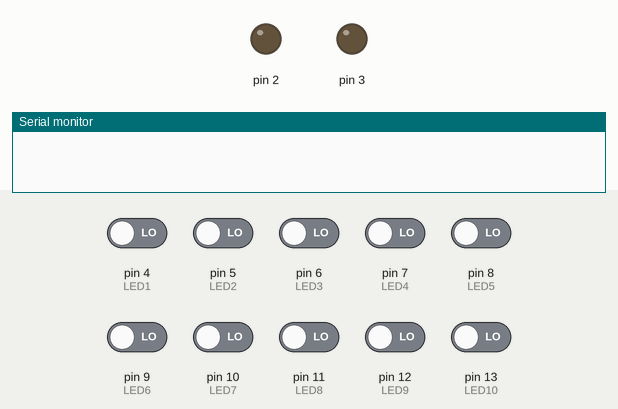
This sketch was run on a simulated Arduino Uno, built with avr-gcc and run on an emulated ATmega328P. Parts: output pins drawn as LEDs (lit = HIGH), the last lines printed to the serial monitor. Inputs (shaded band) come from the test bench; at power-on: pin 4 (LED1), pin 5 (LED2), pin 6 (LED3), pin 7 (LED4), pin 8 (LED5), pin 9 (LED6), pin 10 (LED7), pin 11 (LED8), pin 12 (LED9), pin 13 (LED10) LOW.

Above: at 0.1 s.
At 46.4 s:
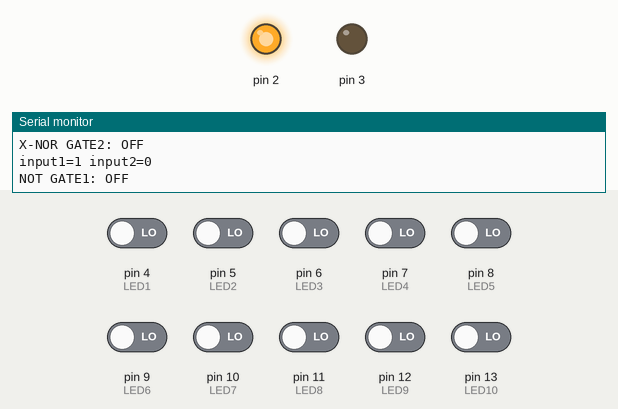
At 76.6 s:
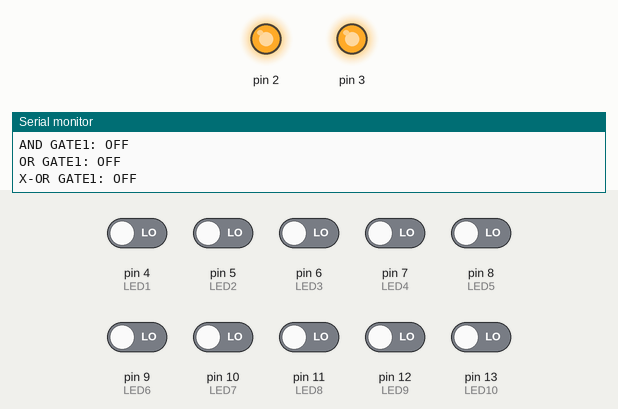
At 122.9 s:
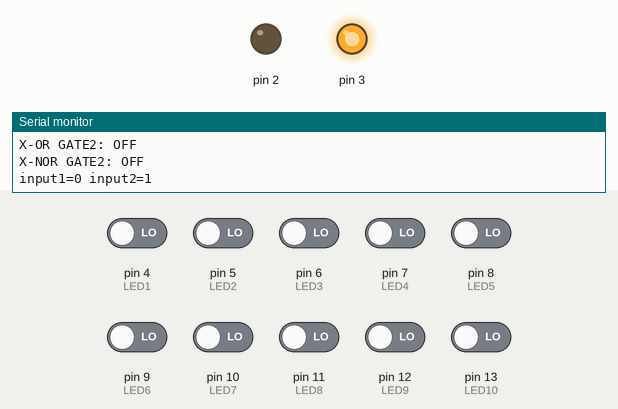
Timing chart, 0 to 124.4 s (numbered marks = the images above):
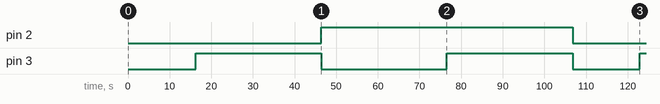

The sketch:

DELC02.ino
```cpp
/*
 Digital Electronics & Circuit Lab02
  Author: Sayed Mohammed Tasmimul Huda
  Khulna Univarsity of Engineering and Technology
*/

#define ip1 2    //input pin1 for circuit
#define ip2 3    // input pin2 fpr circuit

#define LED1 4   //NOT GATE1 OUTPUT FOR NAND GATE
#define LED2 5   //NOT GATE2 OUTPUT FOR NAND GATE

#define LED3 6   //AND GATE1 OUTPUTy FOR NAND GATE
#define LED4 7   //AND  GATE2 OUTPUT FOR NAND GATE

#define LED5 8   //OR GATE1 OUTPUT FOR NAND GATE
#define LED6 9   //OR GATE2 OUTPUT FOR NOR GATE

#define LED7 10  //X-OR GATE1 OUTPUT FOR NOR GATE
#define LED8 11  //X-OR  GATE2 OUTPUT FOR NOR GATE

#define LED9 12  //X-NOR GATE1 OUTPUT FOR NOR GATE
#define LED10 13 //X-NOR GATE2 OUTPUT FOR NOR GATE


void setup()
{
  pinMode(2,OUTPUT);
  pinMode(3,OUTPUT);
  pinMode(LED1,INPUT);
  pinMode(LED2,INPUT);
  pinMode(LED3,INPUT);
  pinMode(LED4,INPUT);
  pinMode(LED5,INPUT);
  pinMode(LED6,INPUT);
  pinMode(LED7,INPUT);
  pinMode(LED8,INPUT);
  pinMode(LED9,INPUT);
  pinMode(LED10,INPUT);

}

void loop()
{
  Serial.begin(9600);
  delay(100);
  //delay(15000);

  int L1=digitalRead(4); //L for LED
  int L2=digitalRead(5);
  int L3=digitalRead(6);
  int L4=digitalRead(7);
  int L5=digitalRead(8);
  int L6=digitalRead(9);
  int L7=digitalRead(10);
  int L8=digitalRead(11);
  int L9=digitalRead(12);
  int L10=digitalRead(13);

  Serial.println(' ');
  Serial.print("input1=0 input2=0");
  digitalWrite(2,LOW);
  digitalWrite(3,LOW);

  Serial.println(' ');
  Serial.print("NOT GATE1: ");
  if(digitalRead(4)==HIGH)
  Serial.print("ON");
  else if(digitalRead(4)==LOW)
  Serial.print("OFF");
  Serial.println(' ');
  Serial.print("AND GATE1: ");
  if(digitalRead(6)==HIGH)
  Serial.print("ON");
  else if(digitalRead(6)==LOW)
  Serial.print("OFF");
  Serial.println(' ');
  Serial.print("OR GATE1: ");
  if(digitalRead(8)==HIGH)
  Serial.print("ON");
  else if(digitalRead(8)==LOW)
    Serial.print("OFF");
  Serial.println(' ');
   Serial.print("X-OR GATE1: ");
  if(digitalRead(10)==HIGH)
  Serial.print("ON");
  else if(digitalRead(10)==LOW)
    Serial.print("OFF");
  Serial.println(' ');
  Serial.print("X-NOR GATE1: ");
  if(digitalRead(12)==HIGH)
  Serial.print("ON");
  else if(digitalRead(12)==LOW)
  Serial.print("OFF");
  Serial.println(' ');

  Serial.println(' ');
  Serial.print("NOT GATE2: ");
  if(digitalRead(5)==HIGH)
  Serial.print("ON");
  else if(digitalRead(5)==LOW)
  Serial.print("OFF");
  Serial.println(' ');
  Serial.print("AND GATE2: ");
  if(digitalRead(7)==HIGH)
  Serial.print("ON");
  else if(digitalRead(7)==LOW)
  Serial.print("OFF");
  Serial.println(' ');
  Serial.print("OR GATE2: ");
  if(digitalRead(9)==HIGH)
  Serial.print("ON");
  else if(digitalRead(9)==LOW)
  Serial.print("OFF");
  Serial.println(' ');

  Serial.print("X-OR GATE2: ");
  if(digitalRead(11)==HIGH)
  Serial.print("ON");
  else if(digitalRead(11)==LOW)
  Serial.print("OFF");
  Serial.println(' ');

  Serial.print("X-NOR GATE2: ");
  if(digitalRead(13)==HIGH)
  Serial.print("ON");
  else if(digitalRead(13)==LOW)
  Serial.print("OFF");
  Serial.println(' ');
  //delay(15000);
  //delay(15000);
  //delay(15000);
  delay(15000);
  delay(1000);


  Serial.print("input1=0 input2=1");
  digitalWrite(2,LOW);
  digitalWrite(3,HIGH);

  Serial.println(' ');
  Serial.print("NOT GATE1: ");
  if(digitalRead(4)==HIGH)
  Serial.print("ON");
  else if(digitalRead(4)==LOW)
  Serial.print("OFF");
  Serial.println(' ');
  Serial.print("AND GATE1: ");
  if(digitalRead(6)==HIGH)
  Serial.print("ON");
  else if(digitalRead(6)==LOW)
  Serial.print("OFF");
  Serial.println(' ');
  Serial.print("OR GATE1: ");
  if(digitalRead(8)==HIGH)
  Serial.print("ON");
  else if(digitalRead(8)==LOW)
    Serial.print("OFF");
  Serial.println(' ');
   Serial.print("X-OR GATE1: ");
  if(digitalRead(10)==HIGH)
  Serial.print("ON");
  else if(digitalRead(10)==LOW)
    Serial.print("OFF");
  Serial.println(' ');
  Serial.print("X-NOR GATE1: ");
  if(digitalRead(12)==HIGH)
  Serial.print("ON");
  else if(digitalRead(12)==LOW)
  Serial.print("OFF");
  Serial.println(' ');

Serial.println(' ');
  Serial.print("NOT GATE2: ");
  if(digitalRead(5)==HIGH)
  Serial.print("ON");
  else if(digitalRead(5)==LOW)
  Serial.print("OFF");
  Serial.println(' ');
  Serial.print("AND GATE2: ");
  if(digitalRead(7)==HIGH)
  Serial.print("ON");
  else if(digitalRead(7)==LOW)
  Serial.print("OFF");
  Serial.println(' ');
  Serial.print("OR GATE2: ");
  if(digitalRead(9)==HIGH)
  Serial.print("ON");
  else if(digitalRead(9)==LOW)
  Serial.print("OFF");
  Serial.println(' ');

  Serial.print("X-OR GATE2: ");
  if(digitalRead(11)==HIGH)
  Serial.print("ON");
  else if(digitalRead(11)==LOW)
  Serial.print("OFF");
  Serial.println(' ');

  Serial.print("X-NOR GATE2: ");
  if(digitalRead(13)==HIGH)
  Serial.print("ON");
  else if(digitalRead(13)==LOW)
  Serial.print("OFF");
  Serial.println(' ');
  delay(15000);
  //delay(15000);
  //delay(15000);
  delay(15000);

 Serial.print("input1=1 input2=0");
 digitalWrite(2,HIGH);
 digitalWrite(3,LOW);

 Serial.println(' ');
  Serial.print("NOT GATE1: ");
  if(digitalRead(4)==HIGH)
  Serial.print("ON");
  else if(digitalRead(4)==LOW)
  Serial.print("OFF");
  Serial.println(' ');
  Serial.print("AND GATE1: ");
  if(digitalRead(6)==HIGH)
  Serial.print("ON");
  else if(digitalRead(6)==LOW)
  Serial.print("OFF");
  Serial.println(' ');
  Serial.print("OR GATE1: ");
  if(digitalRead(8)==HIGH)
  Serial.print("ON");
  else if(digitalRead(8)==LOW)
    Serial.print("OFF");
  Serial.println(' ');
   Serial.print("X-OR GATE1: ");
  if(digitalRead(10)==HIGH)
  Serial.print("ON");
  else if(digitalRead(10)==LOW)
    Serial.print("OFF");
  Serial.println(' ');
  Serial.print("X-NOR GATE1: ");
  if(digitalRead(12)==HIGH)
  Serial.print("ON");
  else if(digitalRead(12)==LOW)
  Serial.print("OFF");
  Serial.println(' ');

Serial.println(' ');
  Serial.print("NOT GATE2: ");
  if(digitalRead(5)==HIGH)
  Serial.print("ON");
  else if(digitalRead(5)==LOW)
  Serial.print("OFF");
  Serial.println(' ');
  Serial.print("AND GATE2: ");
  if(digitalRead(7)==HIGH)
  Serial.print("ON");
  else if(digitalRead(7)==LOW)
  Serial.print("OFF");
  Serial.println(' ');
  Serial.print("OR GATE2: ");
  if(digitalRead(9)==HIGH)
  Serial.print("ON");
  else if(digitalRead(9)==LOW)
  Serial.print("OFF");
  Serial.println(' ');

  Serial.print("X-OR GATE2: ");
  if(digitalRead(11)==HIGH)
  Serial.print("ON");
  else if(digitalRead(11)==LOW)
  Serial.print("OFF");
  Serial.println(' ');

  Serial.print("X-NOR GATE2: ");
  if(digitalRead(13)==HIGH)
  Serial.print("ON");
  else if(digitalRead(13)==LOW)
  Serial.print("OFF");
  Serial.println(' ');
  delay(15000);
  //delay(15000);
  //delay(15000);
  delay(15000);
  //delay(100);

  Serial.print("input1=1 input2=1");
  digitalWrite(2,HIGH);
  digitalWrite(3,HIGH);

  Serial.println(' ');
  Serial.print("NOT GATE1: ");
  if(digitalRead(4)==HIGH)
  Serial.print("ON");
  else if(digitalRead(4)==LOW)
  Serial.print("OFF");
  Serial.println(' ');
  Serial.print("AND GATE1: ");
  if(digitalRead(6)==HIGH)
  Serial.print("ON");
  else if(digitalRead(6)==LOW)
  Serial.print("OFF");
  Serial.println(' ');
  Serial.print("OR GATE1: ");
  if(digitalRead(8)==HIGH)
  Serial.print("ON");
  else if(digitalRead(8)==LOW)
    Serial.print("OFF");
  Serial.println(' ');
   Serial.print("X-OR GATE1: ");
  if(digitalRead(10)==HIGH)
  Serial.print("ON");
  else if(digitalRead(10)==LOW)
    Serial.print("OFF");
  Serial.println(' ');
  Serial.print("X-NOR GATE1: ");
  if(digitalRead(12)==HIGH)
  Serial.print("ON");
  else if(digitalRead(12)==LOW)
  Serial.print("OFF");
  Serial.println(' ');

Serial.println(' ');
  Serial.print("NOT GATE2: ");
  if(digitalRead(5)==HIGH)
  Serial.print("ON");
  else if(digitalRead(5)==LOW)
  Serial.print("OFF");
  Serial.println(' ');
  Serial.print("AND GATE2: ");
  if(digitalRead(7)==HIGH)
  Serial.print("ON");
  else if(digitalRead(7)==LOW)
  Serial.print("OFF");
  Serial.println(' ');
  Serial.print("OR GATE2: ");
  if(digitalRead(9)==HIGH)
  Serial.print("ON");
  else if(digitalRead(9)==LOW)
  Serial.print("OFF");
  Serial.println(' ');

  Serial.print("X-OR GATE2: ");
  if(digitalRead(11)==HIGH)
  Serial.print("ON");
  else if(digitalRead(11)==LOW)
  Serial.print("OFF");
  Serial.println(' ');

  Serial.print("X-NOR GATE2: ");
  if(digitalRead(13)==HIGH)
  Serial.print("ON");
  else if(digitalRead(13)==LOW)
  Serial.print("OFF");
  Serial.println(' ');
  delay(15000);
  delay(15000);
  //delay(15000);
  //delay(15000);
  //delay(100);
}
```

Measured:
- by itself, pin 2: LOW → HIGH at 46.4 s, → LOW 60.4 s later
- by itself, pin 3: goes HIGH 30.1 s, LOW 30.1 s, HIGH 30.2 s, LOW 16.1 s, then HIGH
